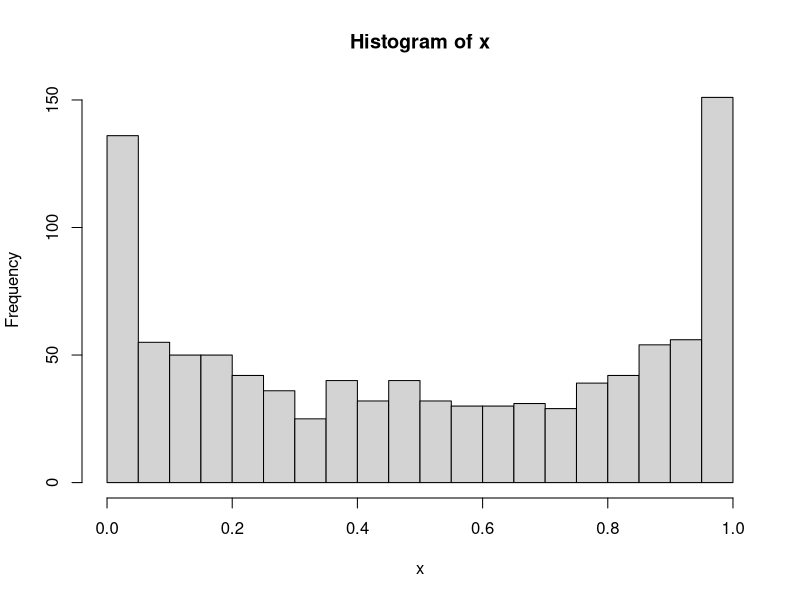

Reproduce this figure in R.
## ---- chunk 1
n <- 100
x <- rbeta(1000, 0.5, 0.5)
hist(x, breaks = 30)
